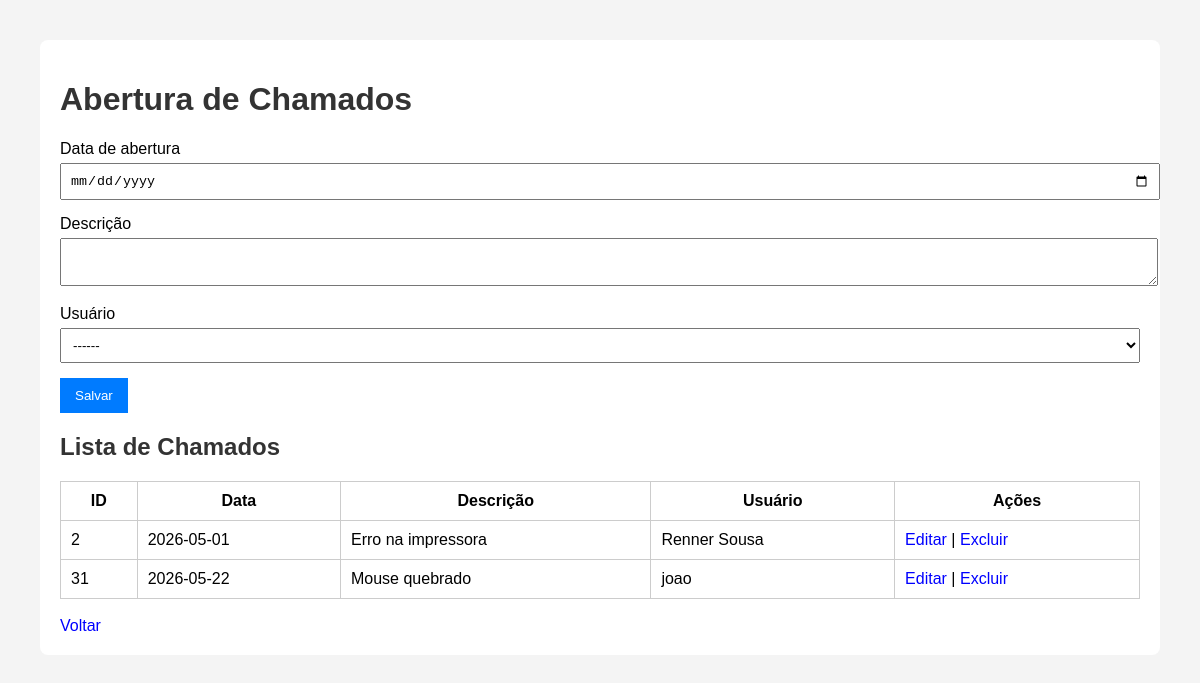
Page /chamados.php on the committed database.
### tables this page shows
CREATE TABLE `chamados` (
  `id_chamado` int(11) NOT NULL,
  `data_abertura` date DEFAULT NULL,
  `descricao` text DEFAULT NULL,
  `id_usuario` int(11) DEFAULT NULL
);

CREATE TABLE `usuarios` (
  `id_usuario` int(11) NOT NULL,
  `nome` varchar(100) DEFAULT NULL,
  `email` varchar(100) DEFAULT NULL
);

### chamados.php (the view, shortened to what this page needs)
<?php
include("conexao.php");
$sql = "SELECT chamados.*, usuarios.nome
FROM chamados
INNER JOIN usuarios
ON chamados.id_usuario = usuarios.id_usuario";
$chamados = mysqli_query($con, $sql);
?>
<!DOCTYPE html>
<html>
<head>
    <link rel="stylesheet" href="style.css">
</head>
<body>
<div class="container">
    <h1>Abertura de Chamados</h1>
    <form method="POST">
        <label>Data de abertura</label>
        <input type="date" name="data_abertura" required>
        <label>Descrição</label>
        <textarea name="descricao" required></textarea>
        <label>Usuário</label>
        <select name="id_usuario" required>
			<option value="">------</option>
        </select>
        <button type="submit" name="salvar">Salvar</button>
    </form>
    <h2>Lista de Chamados</h2>
    <table>
        <tr>
            <th>ID</th>
            <th>Data</th>
            <th>Descrição</th>
            <th>Usuário</th>
            <th>Ações</th>
        </tr>
        <?php while($c = mysqli_fetch_assoc($chamados)) { ?>
        <tr>
            <td><?php echo $c['id_chamado']; ?></td>
            <td><?php echo $c['data_abertura']; ?></td>
            <td><?php echo $c['descricao']; ?></td>
            <td><?php echo $c['nome']; ?></td>
            <td>
                <a href="editar_chamado.php?id=<?php echo $c['id_chamado']; ?>">Editar</a>
                |
                <a href="chamados.php?excluir=<?php echo $c['id_chamado']; ?>">Excluir</a>
            </td>
        </tr>
        <?php } ?>
    </table>
    <br>
    <a href="index.php">Voltar</a>
</div>
</body>
</html>

### style.css (style rules this page uses)
body { font-family: Arial, sans-serif; margin: 40px; background: #f4f4f4; }
.container { background: white; padding: 20px; border-radius: 8px; }
h1, h2 { color: #333; }
input, textarea, select { width: 100%; padding: 8px; margin-top: 5px; margin-bottom: 15px; }
button { padding: 10px 15px; background: #007bff; color: white; border: none; cursor: pointer; }
a { text-decoration: none; color: blue; }
table { width: 100%; border-collapse: collapse; margin-top: 20px; }
table, th, td { border: 1px solid #ccc; }
th, td { padding: 10px; }

### rows in the picture
chamados: id_chamado "2", data_abertura "2026-05-01", descricao "Erro na impressora", id_usuario.nome "Renner Sousa"
chamados: id_chamado "31", data_abertura "2026-05-22", descricao "Mouse quebrado", id_usuario.nome "joao"
